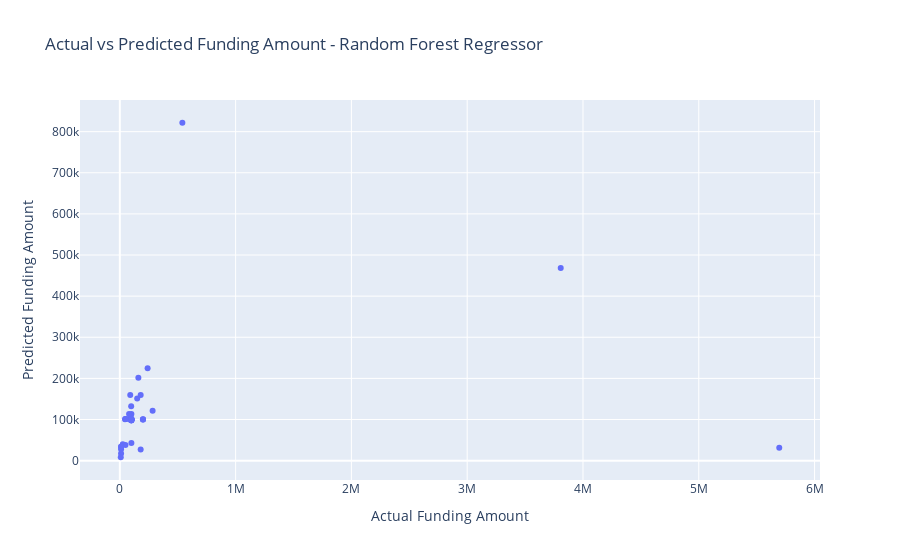

Write notebook code for a chart like this one.
### Code cell
fig = px.scatter(x=y_test, y=predictions['RandomForestRegressor'], labels={'x': 'Actual Funding Amount', 'y': 'Predicted Funding Amount'},
                 title='Actual vs Predicted Funding Amount - Random Forest Regressor')
fig.show()

### Figure 1 — Plotly figure (JSON) as saved in the notebook; plotly's stock layout.template omitted (floating-point values rounded to 4 significant figures)
{"data": [{"hovertemplate": "Actual Funding Amount=%{x}<br>Predicted Funding Amount=%{y}<extra></extra>", "legendgroup": "", "marker": {"color": "#636efa", "symbol": "circle"}, "mode": "markers", "name": "", "orientation": "v", "showlegend": false, "type": "scatter", "x": [199999, 10800, 200000, 100000, 10800, 100000, 100000, 45000, 100000, 80000, 160000, 100000, 240000, 80000, 99999, 99123, 100000, 3807672, 98000, 25000, 50000, 100000, 48563, 100000, 283135, 100000, 200000, 10800, 96480, 100000, 8000, 540000, 180000, 100000, 90000, 150000, 5695000, 50000, 10800, 180000], "xaxis": "x", "y": [99986, 17550.0, 100900.0, 42940.0, 27770.0, 99986, 98250.0, 100900.0, 113400.0, 101500.0, 201700.0, 99986, 224471, 113400.0, 99300.0, 98250.0, 98250.0, 468200.0, 132200.0, 39880.0, 101500.0, 101500.0, 38130.0, 101500.0, 121400.0, 101500.0, 100000, 33520.0, 98250.0, 98250.0, 8210.0, 821700.0, 26970.0, 101500.0, 159800.0, 151200.0, 31160.0, 101500.0, 33520.0, 159800.0], "yaxis": "y"}], "layout": {"legend": {"tracegroupgap": 0}, "title": {"text": "Actual vs Predicted Funding Amount - Random Forest Regressor"}, "xaxis": {"anchor": "y", "domain": [0, 1], "title": {"text": "Actual Funding Amount"}}, "yaxis": {"anchor": "x", "domain": [0, 1], "title": {"text": "Predicted Funding Amount"}}}}
